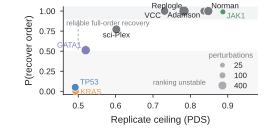

Write the Python code that produced this figure.
"""Fig. 5f — seven-level rank recovery across nine matched-depth datasets."""
from __future__ import annotations

W_MM, H_MM = 68.0, 34.0

from matplotlib.lines import Line2D

import fig5_common as S

ALLELE = {
    "allele_TP53": "TP53",
    "allele_KRAS": "KRAS",
    "allele_GATA1": "GATA1",
    "allele_JAK1": "JAK1",
}
DISPLAY = {
    "sciPlex": "sci-Plex",
    "Norman": "Norman",
    "Replogle": "Replogle",
    "Adamson": "Adamson",
    "VCC": "VCC",
}
# dx, dy, horizontal alignment
OFFSETS = {
    "allele_TP53": (0.013, 0.060, "left"),
    "allele_KRAS": (0.013, -0.018, "left"),
    "allele_GATA1": (-0.012, 0.058, "right"),
    "allele_JAK1": (0.010, -0.055, "left"),
    "sciPlex": (0.000, -0.075, "center"),
    "VCC": (-0.010, -0.060, "right"),
    "Replogle": (-0.005, 0.060, "right"),
    "Adamson": (-0.010, -0.055, "right"),
    "Norman": (0.008, 0.060, "left"),
}


def main() -> None:
    S.apply_style()
    data = S.read_csv("benchmark_resolution_summary.csv")

    fig, ax = S.panel(W_MM, H_MM)
    fig.subplots_adjust(left=0.235, right=0.965, bottom=0.29, top=0.95)

    ax.axvline(0.5, color=S.MID_GREY, lw=0.65, ls=(0, (3, 2)), zorder=0)
    ax.axhspan(0.90, 1.055, color=S.PALE_GREY, zorder=0)
    ax.axhspan(-0.04, 0.50, color="#F7F7F7", zorder=0)
    ax.text(0.468, 0.845, "reliable full-order recovery", fontsize=5.2,
            color=S.GREY, va="center")
    ax.text(0.700, 0.105, "ranking unstable", fontsize=5.2,
            color=S.GREY, ha="left", va="center")

    for _, row in data.iterrows():
        dataset = row["dataset"]
        x = float(row["oracle_ceiling"])
        y = float(row["resolution_P_recover_order"])
        display_y = {
            "allele_TP53": 0.050,
            "allele_KRAS": 0.005,
        }.get(dataset, y)
        n = float(row["n_perturbations"])
        if dataset in ALLELE:
            gene = ALLELE[dataset]
            color = S.GENE_COLORS[gene]
            label = gene
        else:
            color = S.GREY
            label = DISPLAY[dataset]
        if display_y != y:
            ax.plot([x, x], [y, display_y], color=color, lw=0.65,
                    alpha=0.7, zorder=2)
            ax.scatter([x], [y], s=5.0, color=color, edgecolor="none", zorder=3)
        ax.scatter([x], [display_y], s=S.point_size(n), color=color,
                   edgecolor="white", linewidths=0.55, zorder=4)
        dx, dy, ha = OFFSETS[dataset]
        ax.text(x + dx, display_y + dy, label, fontsize=5.6,
                color=S.INK if dataset not in ALLELE else color,
                ha=ha, va="center", zorder=5)

    size_values = [25, 100, 400]
    handles = [
        Line2D([0], [0], marker="o", color="none", markerfacecolor=S.MID_GREY,
               markeredgecolor="white", markeredgewidth=0.4,
               markersize=(S.point_size(value) ** 0.5) * 0.86,
               label=str(value))
        for value in size_values
    ]
    # Inside the axes, lower right: that corner of the "ranking unstable" band
    # carries no markers, so the key costs no plot area and frees the outside
    # band the panel used to reserve for it.
    legend = ax.legend(handles=handles, title="perturbations",
                       loc="lower right", borderaxespad=0.35,
                       ncol=1, borderpad=0.25, labelspacing=0.38,
                       handletextpad=0.5)
    legend.get_title().set_fontsize(5.5)
    legend.get_title().set_color(S.GREY)

    ax.set_xlim(0.46, 0.98)
    ax.set_ylim(-0.04, 1.055)
    ax.set_xticks([0.5, 0.6, 0.7, 0.8, 0.9])
    ax.set_yticks([0.0, 0.25, 0.5, 0.75, 1.0])
    # "matched 50 cells per half" is in the caption; at 68 mm the full label
    # is 58 mm of text on a 47 mm axis and runs off the panel.
    ax.set_xlabel("Replicate ceiling (PDS)")
    # Shortened for a 21 mm axis: the full wording rotated to 25 mm and overran
    # the 32 mm canvas. The caption gives it in full.
    ax.set_ylabel("P(recover order)")
    S.despine(ax)

    S.save(fig, "fig5f_external_benchmarks")


if __name__ == "__main__":
    main()
